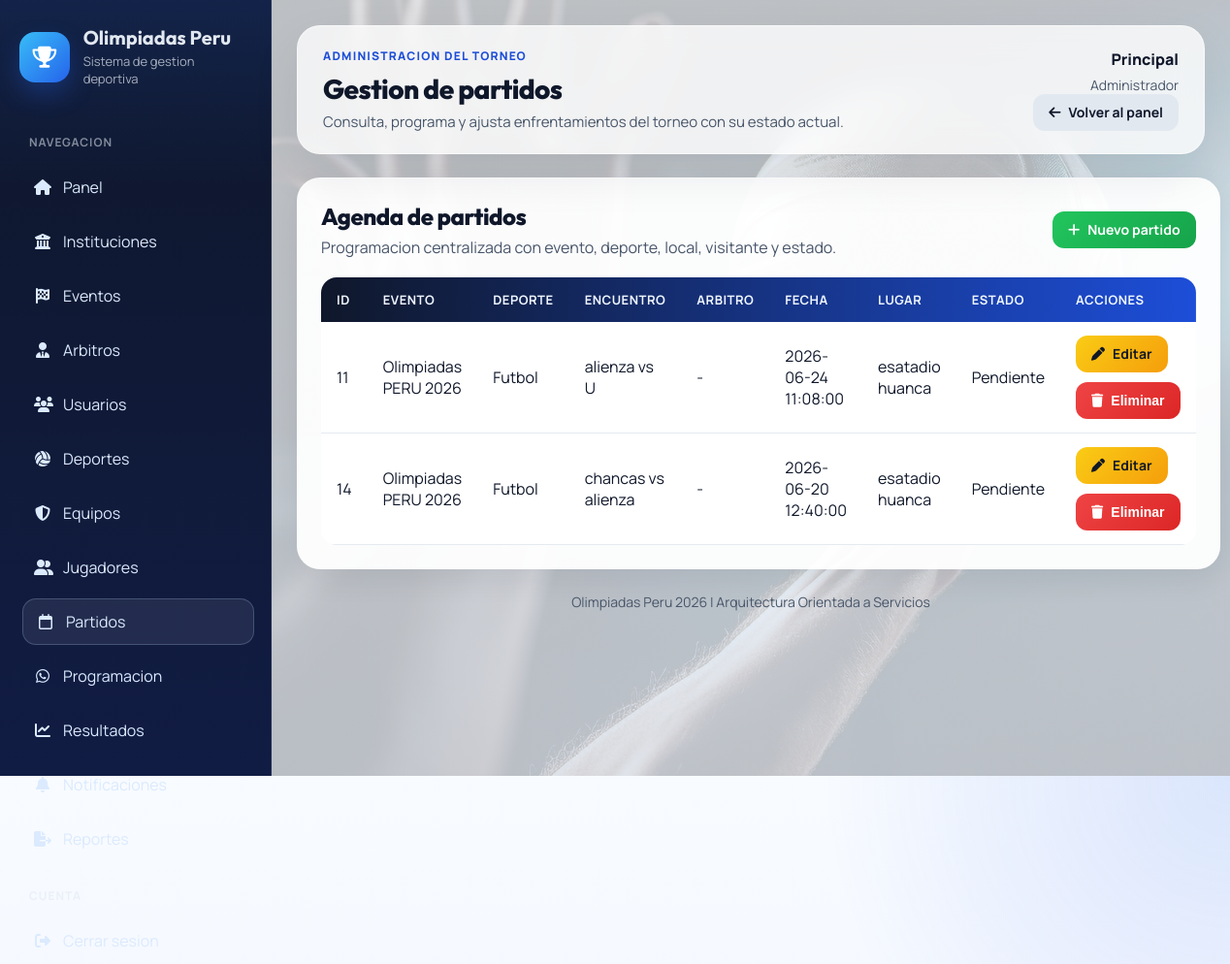
Screenshot of /modules/partidos/index.php (signed in) with the database file from the repository.
### tables this page shows
CREATE TABLE `partidos` (
  `id_partido` int(11) NOT NULL AUTO_INCREMENT,
  `id_evento` int(11) NOT NULL,
  `id_deporte` int(11) NOT NULL,
  `equipo_local` int(11) NOT NULL,
  `equipo_visitante` int(11) NOT NULL,
  `id_arbitro` int(11) DEFAULT NULL,
  `fecha` datetime DEFAULT NULL,
  `lugar` varchar(150) DEFAULT NULL,
  `estado` enum('Pendiente','Jugando','Finalizado') DEFAULT 'Pendiente',
  PRIMARY KEY (`id_partido`),
  KEY `id_evento` (`id_evento`),
  KEY `id_deporte` (`id_deporte`),
  KEY `equipo_local` (`equipo_local`),
  KEY `equipo_visitante` (`equipo_visitante`),
  KEY `id_arbitro` (`id_arbitro`),
  CONSTRAINT `partidos_ibfk_1` FOREIGN KEY (`id_evento`) REFERENCES `eventos` (`id_evento`),
  CONSTRAINT `partidos_ibfk_2` FOREIGN KEY (`id_deporte`) REFERENCES `deportes` (`id_deporte`),
  CONSTRAINT `partidos_ibfk_3` FOREIGN KEY (`equipo_local`) REFERENCES `equipos` (`id_equipo`),
  CONSTRAINT `partidos_ibfk_4` FOREIGN KEY (`equipo_visitante`) REFERENCES `equipos` (`id_equipo`),
  CONSTRAINT `partidos_ibfk_5` FOREIGN KEY (`id_arbitro`) REFERENCES `arbitros` (`id_arbitro`)
);

CREATE TABLE `eventos` (
  `id_evento` int(11) NOT NULL AUTO_INCREMENT,
  `nombre` varchar(150) NOT NULL,
  `descripcion` text DEFAULT NULL,
  `fecha_inicio` date DEFAULT NULL,
  `fecha_fin` date DEFAULT NULL,
  `estado` enum('Pendiente','En Curso','Finalizado') DEFAULT 'Pendiente',
  PRIMARY KEY (`id_evento`)
);

CREATE TABLE `deportes` (
  `id_deporte` int(11) NOT NULL AUTO_INCREMENT,
  `nombre` varchar(100) NOT NULL,
  `tipo` enum('Varones','Damas','Mixto') NOT NULL,
  `descripcion` text DEFAULT NULL,
  PRIMARY KEY (`id_deporte`)
);

CREATE TABLE `equipos` (
  `id_equipo` int(11) NOT NULL AUTO_INCREMENT,
  `nombre` varchar(100) NOT NULL,
  `director_tecnico` varchar(100) DEFAULT NULL,
  `logo` varchar(255) DEFAULT NULL,
  `fecha_registro` timestamp NOT NULL DEFAULT current_timestamp(),
  `id_institucion` int(11) NOT NULL,
  `id_deporte` int(11) NOT NULL,
  `id_categoria` int(11) NOT NULL,
  `capitan` varchar(100) DEFAULT NULL,
  `telefono_capitan` varchar(20) DEFAULT NULL,
  PRIMARY KEY (`id_equipo`),
  KEY `id_institucion` (`id_institucion`),
  KEY `id_deporte` (`id_deporte`),
  KEY `id_categoria` (`id_categoria`),
  CONSTRAINT `equipos_ibfk_1` FOREIGN KEY (`id_institucion`) REFERENCES `instituciones` (`id_institucion`),
  CONSTRAINT `equipos_ibfk_2` FOREIGN KEY (`id_deporte`) REFERENCES `deportes` (`id_deporte`),
  CONSTRAINT `equipos_ibfk_3` FOREIGN KEY (`id_categoria`) REFERENCES `categorias` (`id_categoria`)
);

### modules/partidos/index.php (called while the page is built, shortened)
<?php
require __DIR__ . '/index_view.php';
return;
?>

### includes/auth.php (called while the page is built, shortened)
<?php
function e(string $value): string
{
    return htmlspecialchars($value, ENT_QUOTES, 'UTF-8');
}

### modules/partidos/index_view.php (the view, shortened to what this page needs)
<?php
include '../../config/database.php';
$partidos = $conexion->query('
    SELECT
        partidos.*,
        eventos.nombre AS evento,
        deportes.nombre AS deporte,
        CONCAT(COALESCE(arbitros.nombres, \'\'), \' \', COALESCE(arbitros.apellidos, \'\')) AS arbitro,
        local.nombre AS local_nombre,
        visitante.nombre AS visitante_nombre
    FROM partidos
    INNER JOIN eventos ON partidos.id_evento = eventos.id_evento
    INNER JOIN deportes ON partidos.id_deporte = deportes.id_deporte
    INNER JOIN equipos local ON partidos.equipo_local = local.id_equipo
    INNER JOIN equipos visitante ON partidos.equipo_visitante = visitante.id_equipo
    LEFT JOIN arbitros ON partidos.id_arbitro = arbitros.id_arbitro
    ORDER BY partidos.fecha DESC
')->fetchAll();
require '../../includes/app_header.php';
?>
<section class="panel-card">
    <div class="toolbar">
        <div class="toolbar__title">
            <h2>Agenda de partidos</h2>
            <p>Programacion centralizada con evento, deporte, local, visitante y estado.</p>
        </div>
        <div class="actions">
            <a class="btn btn-success" href="crear.php">
                <i class="fa-solid fa-plus"></i>
                Nuevo partido
            </a>
        </div>
    </div>
    <div class="table-responsive">
        <table class="app-table">
            <thead>
                <tr>
                    <th>ID</th>
                    <th>Evento</th>
                    <th>Deporte</th>
                    <th>Encuentro</th>
                    <th>Arbitro</th>
                    <th>Fecha</th>
                    <th>Lugar</th>
                    <th>Estado</th>
                    <th>Acciones</th>
                </tr>
            </thead>
            <tbody>
                <?php foreach ($partidos as $partido): ?>
                    <tr>
                        <td><?= e((string) $partido['id_partido']) ?></td>
                        <td><?= e($partido['evento']) ?></td>
                        <td><?= e($partido['deporte']) ?></td>
                        <td><?= e($partido['local_nombre']) ?> vs <?= e($partido['visitante_nombre']) ?></td>
                        <td><?= e(trim((string) $partido['arbitro']) ?: '-') ?></td>
                        <td><?= e((string) $partido['fecha']) ?></td>
                        <td><?= e((string) $partido['lugar']) ?></td>
                        <td><?= e((string) $partido['estado']) ?></td>
                        <td>
                            <div class="table-stack">
                                <a class="btn btn-warning" href="editar.php?id=<?= e((string) $partido['id_partido']) ?>">
                                    <i class="fa-solid fa-pen"></i>
                                    Editar
                                </a>
                                <form class="inline-form" action="eliminar.php" method="POST" onsubmit="return confirm('¿Eliminar este partido?');">
                                    <button class="btn btn-danger" type="submit">
                                        <i class="fa-solid fa-trash"></i>
                                        Eliminar
                                    </button>
                                </form>
                            </div>
                        </td>
                    </tr>
                <?php endforeach; ?>
            </tbody>
        </table>
    </div>
</section>
<?php require '../../includes/app_footer.php'; ?>

### css/style.css (style rules this page uses)
:root { --bg: #eef2ff; --surface: #ffffff; --text: #0f172a; --text-soft: #475569; --primary: #2563eb; --primary-2: #1d4ed8; --success: #16a34a; --warning: #f59e0b; --danger: #dc2626; --shadow-soft: 0 20px 50px rgba(15, 23, 42, 0.08); --shadow-card: 0 10px 30px rgba(15, 23, 42, 0.08); --radius-xl: 24px; --radius-lg: 18px; --radius-md: 14px; --radius-sm: 10px; --transition: 180ms ease; }
* { box-sizing: border-box; margin: 0; padding: 0; }
html { scroll-behavior: smooth; }
body { background: radial-gradient(circle at top right, rgba(37, 99, 235, 0.14), transparent 28%), radial-gradient(circle at bottom left, rgba(22, 163, 74, 0.12), transparent 24%), linear-gradient(180deg, #f8fbff 0%, var(--bg) 100%); color: var(--text); font-family: "Manrope", "Segoe UI", Tahoma, Geneva, Verdana, sans-serif; min-height: 100vh; }
h1, h2, h3, h4, h5, h6, .app-brand__title, .app-topbar__title { font-family: "Outfit", "Manrope", "Segoe UI", sans-serif; }
a { color: inherit; }
.hero-card, .panel-card, .data-card, .form-card, .auth-card { background: rgba(255, 255, 255, 0.94); border: 1px solid rgba(255, 255, 255, 0.7); border-radius: var(--radius-xl); box-shadow: var(--shadow-card); }
.hero-card, .panel-card, .data-card, .form-card { padding: 24px; }
.toolbar { align-items: center; display: flex; flex-wrap: wrap; gap: 12px; justify-content: space-between; margin-bottom: 20px; }
.toolbar__title h2, .section-title { font-size: 24px; font-weight: 800; letter-spacing: -0.02em; }
.toolbar__title p { color: var(--text-soft); margin-top: 6px; }
.actions { display: flex; flex-wrap: wrap; gap: 10px; }
.table-responsive { overflow-x: auto; }
.app-table, table { background: var(--surface); border-collapse: collapse; border-radius: 16px; overflow: hidden; width: 100%; }
.app-table thead, table thead { background: linear-gradient(90deg, #0f172a, #1d4ed8); }
.app-table th, table th { color: #eff6ff; font-size: 13px; font-weight: 700; letter-spacing: 0.04em; padding: 14px 16px; text-align: left; text-transform: uppercase; }
.app-table td, table td { border-bottom: 1px solid rgba(226, 232, 240, 0.9); color: var(--text); padding: 14px 16px; vertical-align: middle; }
.app-table tbody td, table tbody td { background: rgba(255, 255, 255, 0.9); color: var(--text); }
.table-stack { display: flex; flex-wrap: wrap; gap: 10px; }
.btn, button, input[type="submit"] { align-items: center; border: 0; border-radius: 12px; cursor: pointer; display: inline-flex; font-size: 14px; font-weight: 700; gap: 8px; justify-content: center; line-height: 1; padding: 12px 16px; text-decoration: none; transition: transform var(--transition), box-shadow var(--transition), background var(--transition), opacity var(--transition); }
.btn-success { background: linear-gradient(135deg, #22c55e, #16a34a); color: #fff; }
.btn-warning { background: linear-gradient(135deg, #facc15, #f59e0b); color: #111827; }
.btn-danger { background: linear-gradient(135deg, #ef4444, #dc2626); color: #fff; }
.inline-form { display: inline-flex; }

### rows the page displays
partidos: id_partido "11", id_evento.nombre "Olimpiadas PERU 2026", id_deporte.nombre "Futbol", equipo_local.nombre "alienza", equipo_visitante.nombre "U", arbitro "-", fecha "2026-06-24 11:08:00", lugar "esatadio huanca", estado "Pendiente"
partidos: id_partido "14", id_evento.nombre "Olimpiadas PERU 2026", id_deporte.nombre "Futbol", equipo_local.nombre "chancas", equipo_visitante.nombre "alienza", arbitro "-", fecha "2026-06-20 12:40:00", lugar "esatadio huanca", estado "Pendiente"

### other values shown
$item['label'] "Panel"
$item['label'] "Instituciones"
$item['label'] "Eventos"
$item['label'] "Arbitros"
$item['label'] "Usuarios"
$item['label'] "Deportes"
$item['label'] "Equipos"
$item['label'] "Jugadores"
$item['label'] "Partidos"
$item['label'] "Programacion"
$item['label'] "Resultados"
$pageHeading "Gestion de partidos"
$pageDescription "Consulta, programa y ajusta enfrentamientos del torneo con su estado actual."
current_user_name() "Principal"
current_role_label() "Administrador"
